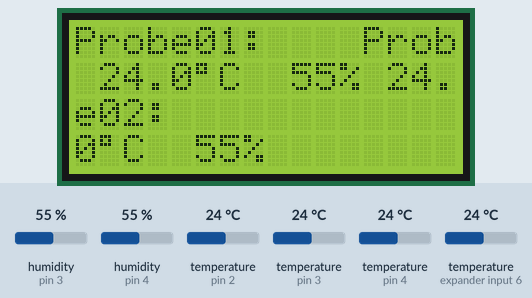
This sketch was run on a simulated Arduino Uno, built with avr-gcc and run on an emulated ATmega328P. Shown: 16×4 character LCD. The inputs (shaded band) are chosen by the test bench; at power-on: humidity (sensors on pin 3, pin 4) 55 %, temperature (sensors on pin 2, expander input 6, pin 3, pin 4) 24 °C. What the sketch prints to the serial monitor is not drawn.

Above: at 2.2 s.
2.3 s: humidity (sensor on pin 3) set to 22 %
At 4.9 s:
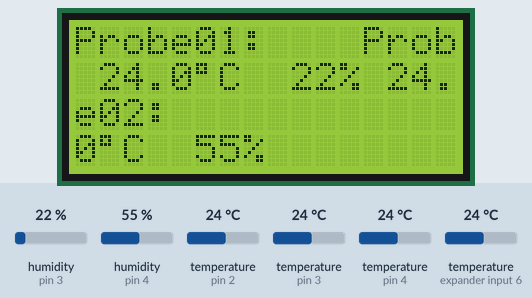
5.8 s: humidity (sensor on pin 4) set to 22 %
At 7.9 s:
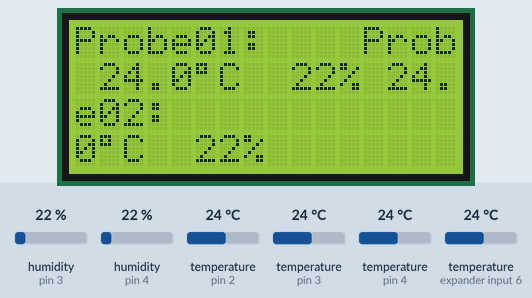
8.2 s: temperature (sensor on pin 2) set to 12 °C
At 9.5 s:
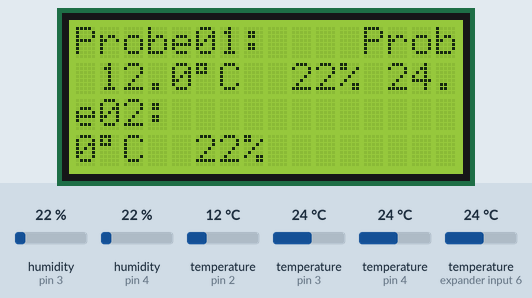
9.8 s: temperature (sensor on expander input 6) set to 12 °C
At 10.3 s:
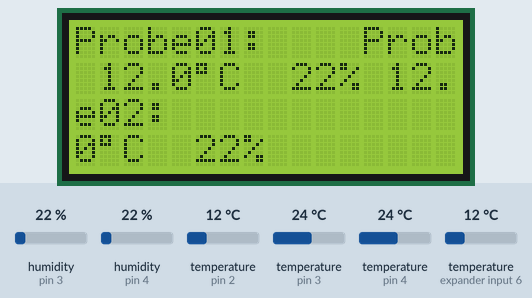
11.4 s: humidity (sensor on pin 3) set to 40 %
At 12.2 s:
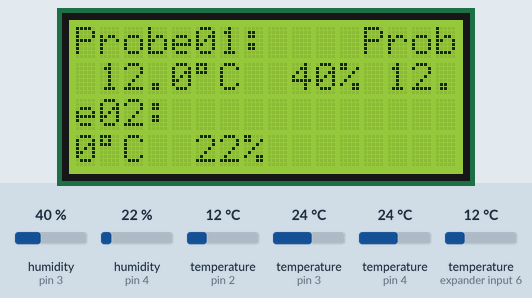
13.0 s: humidity (sensor on pin 4) set to 40 %
At 14.2 s:
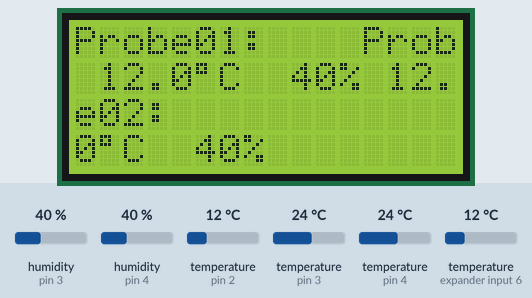
Timing chart, 0 to 16.0 s (numbered marks = the images above; inputs shaded):
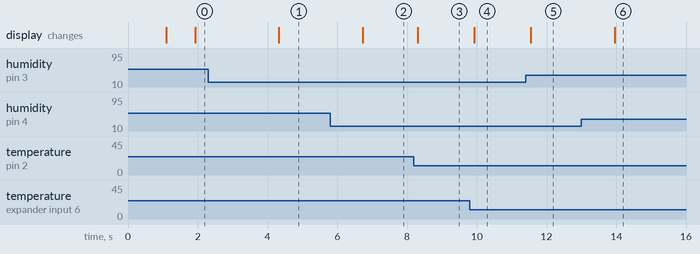

The sketch:

WeatherDuinoV1.ino
```cpp
#include <DHT.h>
#include <LiquidCrystal.h>
#include <OneWire.h>
#include <DallasTemperature.h>

// DHT sensor settings
// Connect DHT pin 1 (on the left) of the sensor to +5V
// Connect DHT pin 2 of the sensor to whatever Datapin you choose
// Connect DHT pin 4 (on the right) of the sensor to GROUND
// Connect a 10K resistor from pin 2 (data) to pin 1 (power) of the sensor
// Note: Edit the DHT.cpp file, remove the Serial.print() lines. Those prints
//       mess up the JSON output from the WeatherDuino
DHT dht1(3, DHT11); // #1 is connected to Pin3 and type is DHT11
DHT dht2(4, DHT11); // #2 is connected to Pin4 and type is DHT11

// LCD Panel Connections:
// rs (LCD pin 4) to Arduino pin 12
// rw (LCD pin 5) to Arduino pin 11
// enable (LCD pin 6) to Arduino pin 10
// LCD pins d4, d5, d6, d7 to Arduino pins 9, 8, 7, 6
LiquidCrystal lcd(12, 11, 10, 9, 8, 7, 6);

// Data wire is plugged into port 2 on the Arduino
// Setup a oneWire instance to communicate with any OneWire devices (not just
// Maxim/Dallas temperature ICs)
OneWire oneWire(2);

// Pass our oneWire reference to Dallas Temperature.
DallasTemperature onewire(&oneWire);
DeviceAddress Probe01 = { 0x28, 0x0B, 0x4D, 0xC6, 0x04, 0x00, 0x00, 0x4D };
DeviceAddress Probe02 = { 0x28, 0x35, 0xD8, 0xC6, 0x04, 0x00, 0x00, 0xD6 };


void setup() {
  Serial.begin(57600);
  lcd.begin(16,4);              // columns, rows.  use 16,2 for a 16x2 LCD, etc.
  lcd.clear();                  // start with a blank screen
  lcd.setCursor(0,0);           // set cursor to column 0, row 0 (the first row)
  lcd.print("WeatherDuino!");
  lcd.setCursor(0,1);
  lcd.print("v0.01");
  lcd.setCursor(-4,2);          // Line 3 and Line 4 are off by 4 chars.
  lcd.print("by Fludizz");
  lcd.setCursor(-4,3);
  lcd.print("DHT11 & DS18B20");
  delay(1000);                  // Show bootscreen for 1 second!

  // Start preparing the initial screen!
  lcd.clear();
  lcd.setCursor(0,0);
  lcd.print("Probe01:");
  lcd.setCursor(-4,2);
  lcd.print("Probe02:");

  // Start all the probes!
  dht1.begin();
  dht2.begin();
  onewire.begin();
}

void loop() {
  // Request a temperature measurement from the OneWire Probes
  onewire.requestTemperatures();
  // Read humidity from each DHT sensor (DHT is a very slow sensor)
  float hin = dht1.readHumidity();
  float hout = dht2.readHumidity();
  // Read temperatures from each OneWire Probe.
  float tin = onewire.getTempC(Probe01);
  float tout = onewire.getTempC(Probe02);

  // The DS18B20 returns 85 when it cannot get a value or faults.
  // Catch this invalid-reading value (85) and set it to -127.
  if ( tin == 85 ) {
    tin = -127;
  }
  if ( tout == 85 ) {
    tout = -127;
  }
  // The DHT11 returns either NaN or 0 when it cannot get a value.
  // Catch these fault-readings and set them to -127.
  if ( isnan(hin) || hin == 0 ) {
    hin = -127;
  }
  if ( isnan(hout) || hout == 0 ) {
    hout = -127;
  }

  Serial.print("{\"WeatherDuino\":[{\"probe\":1,\"temp\":");
  Serial.print(tin);
  Serial.print(",\"humid\":");
  Serial.print(hin);
  Serial.print("},{\"probe\":2,\"temp\":");
  Serial.print(tout);
  Serial.print(",\"humid\":");
  Serial.print(hout);
  Serial.println("}]}");

  // LCD line 2
  lcd.setCursor(1,1);
  // Do some matching on values to get a neatly formated output
  // on the LCD. This means including - signs and number of digits.
  if ( tin == -127 ) {
    lcd.print("--.-");
  } else if ( tin < 10 && tin > 0 ) {
    lcd.print(" ");
    lcd.print(tin, 1);
  } else {
    lcd.print(tin, 1);
  }
  lcd.print(char(223));
  lcd.print("C ");
  lcd.setCursor(9,1);
  if ( hin == -127 ) {
    lcd.print("--");
  } else if ( hin < 10 ) {
    lcd.print(" ");
    lcd.print(hin, 0);
  } else {
    lcd.print(hin, 0);
  }
  lcd.print("% ");

  // LCD Line 4
  lcd.setCursor(-3,3);
  // Do some matching on values to get a neatly formated output
  // on the LCD. This means including - signs and number of digits.
  if ( tout == -127 ) {
    lcd.print("--.-");
  } else if ( tout < 10 && tout > 0 ) {
    lcd.print(" ");
    lcd.print(tout, 1);
  } else {
    lcd.print(tout, 1);
  }
  lcd.print(char(223));
  lcd.print("C ");
  lcd.setCursor(5,3);
  if ( hout == -127 ) {
    lcd.print("--");
  } else if ( hout < 10 ) {
    lcd.print(" ");
    lcd.print(hout, 0);
  } else {
    lcd.print(hout, 0);
  }
  lcd.print("% ");
}
```

Measured:
- after the input at 2.3 s, the display: changes after 2.0 s (image 1)
- after the input at 5.8 s, the display: changes after 0.93 s (image 2)
- after the input at 8.2 s, the display: changes after 0.11 s (image 3)
- after the input at 9.8 s, the display: changes after 0.13 s (image 4)
- after the input at 11.4 s, the display: changes after 0.15 s (image 5)
- after the input at 13.0 s, the display: changes after 0.95 s (image 6)
